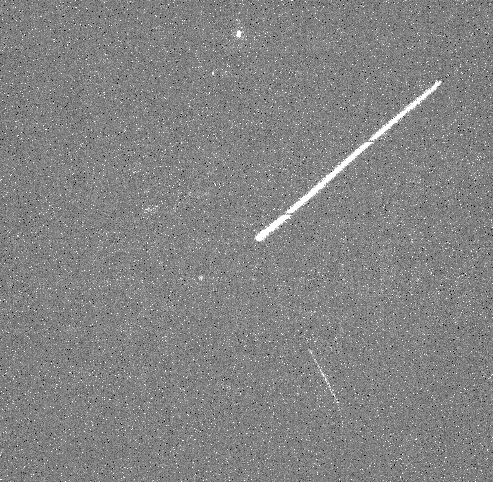
#> input picture ImageReco/track3.png, 493 x 482 px
$ python histoIm.py
#> lines starting #> are read from the running program, lines starting #| are printed output that depends on the picture
import numpy as np
import matplotlib.pyplot as plt
from PIL import Image


filename = 'track3.png'
im = Image.open(filename)
#> im is the input picture: PIL image 493x482 RGBA; mean R, G, B, A 131.4, 131.4, 131.4, 255
ima = np.array(im)

plt.hist(ima.flatten() , bins = 50)
plt.show()
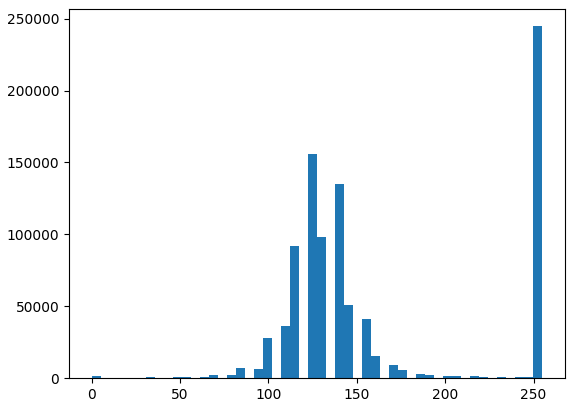
#> figure drawn by matplotlib, 1 panel; tallest bar 244739 high, from x = 249.9 to 255

$ run again, with ImageReco/track1.png copied over ImageReco/track3.png
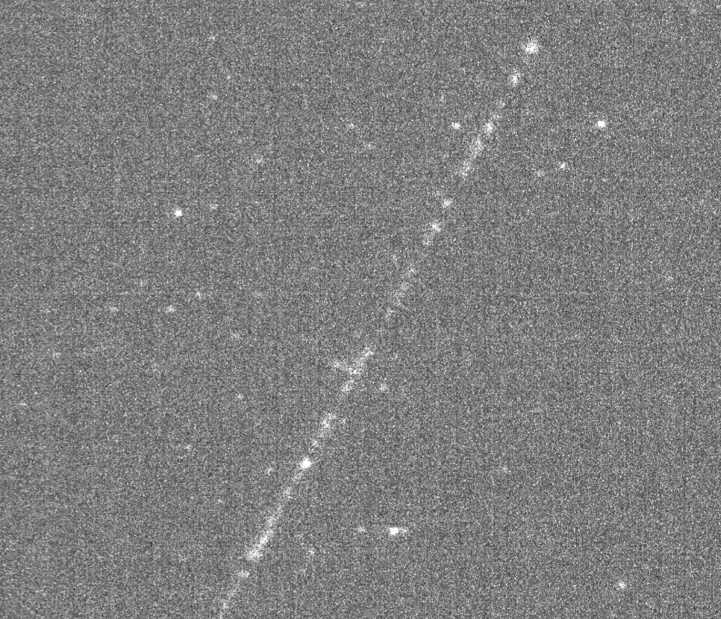
#> input picture ImageReco/track1.png, 721 x 619 px
#> im is the input picture: PIL image 721x619 RGBA; mean R, G, B, A 127, 127, 127, 255
#> `plt.show()`:
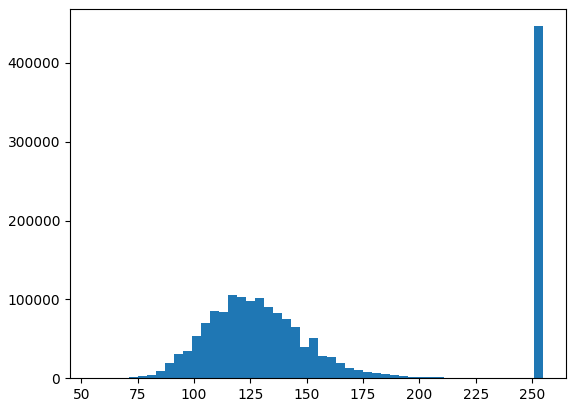
#> figure drawn by matplotlib, 1 panel; tallest bar 446695 high, from x = 251 to 255

$ run again, with ImageReco/track2.png copied over ImageReco/track3.png
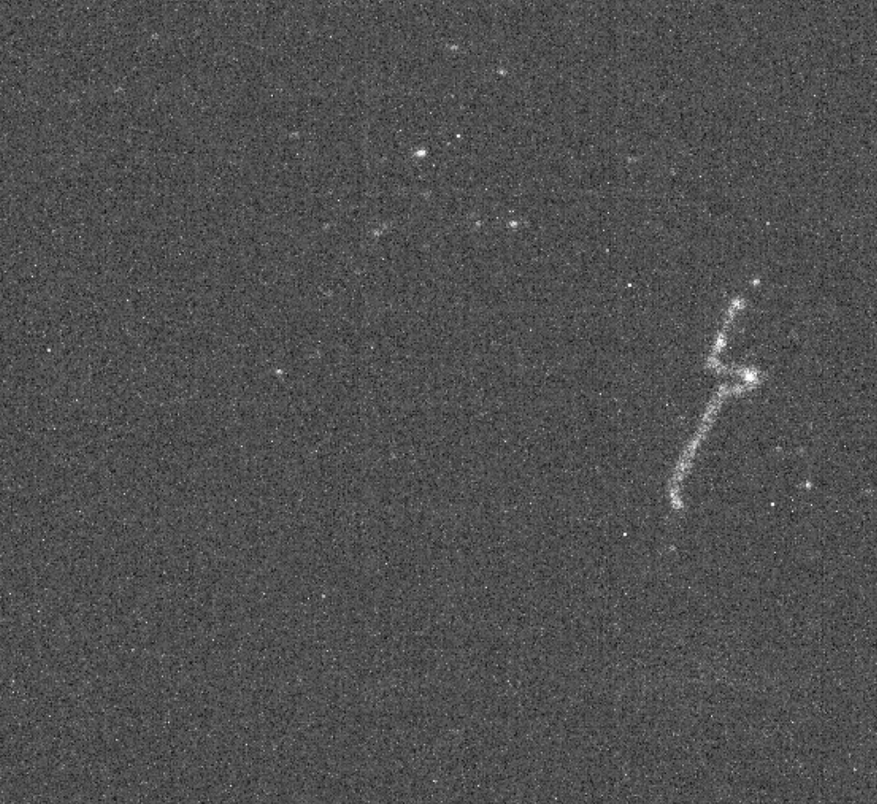
#> input picture ImageReco/track2.png, 877 x 804 px, shrunk from 1031 x 945 before the run
#> im is the input picture: PIL image 877x804 RGBA; mean R, G, B, A 79.3, 79.3, 79.3, 255
#> `plt.show()`:
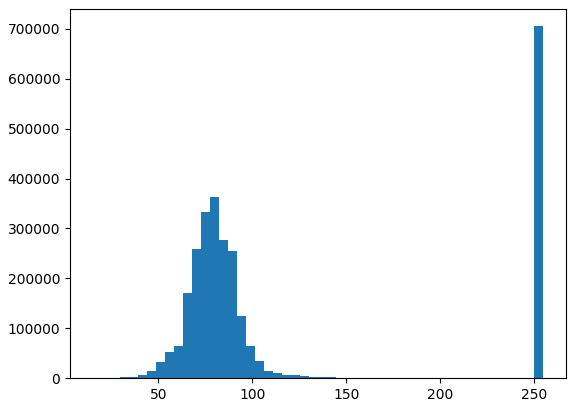
#> figure drawn by matplotlib, 1 panel; tallest bar 705198 high, from x = 250.2 to 255

$ run again, with ImageReco/track4.png copied over ImageReco/track3.png
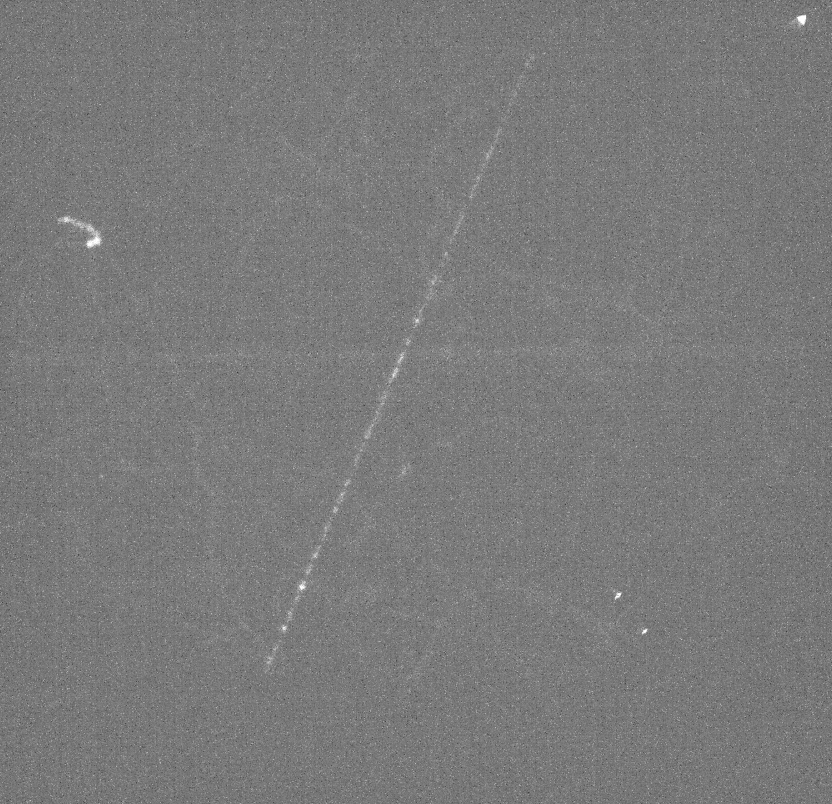
#> input picture ImageReco/track4.png, 832 x 804 px
#> im is the input picture: PIL image 832x804 RGBA; mean R, G, B, A 122.4, 122.4, 122.4, 255
#> `plt.show()`:
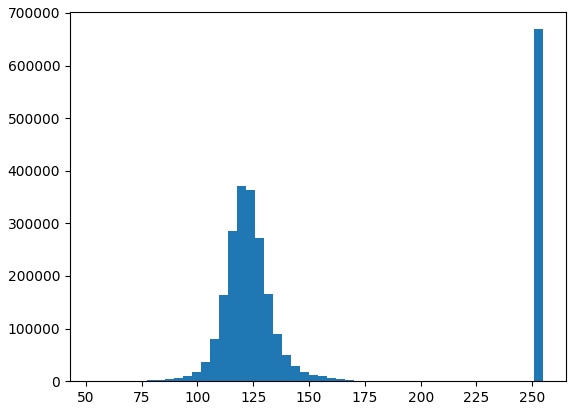
#> figure drawn by matplotlib, 1 panel; tallest bar 669141 high, from x = 251 to 255
